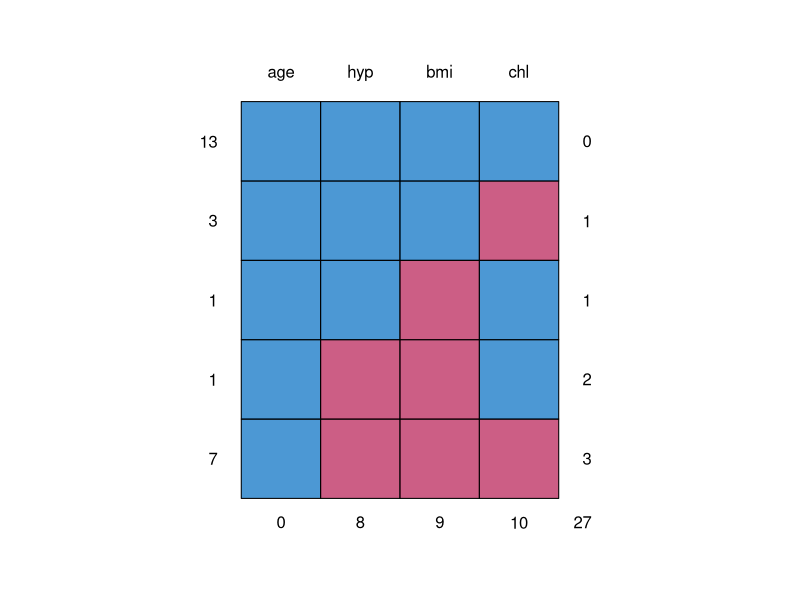
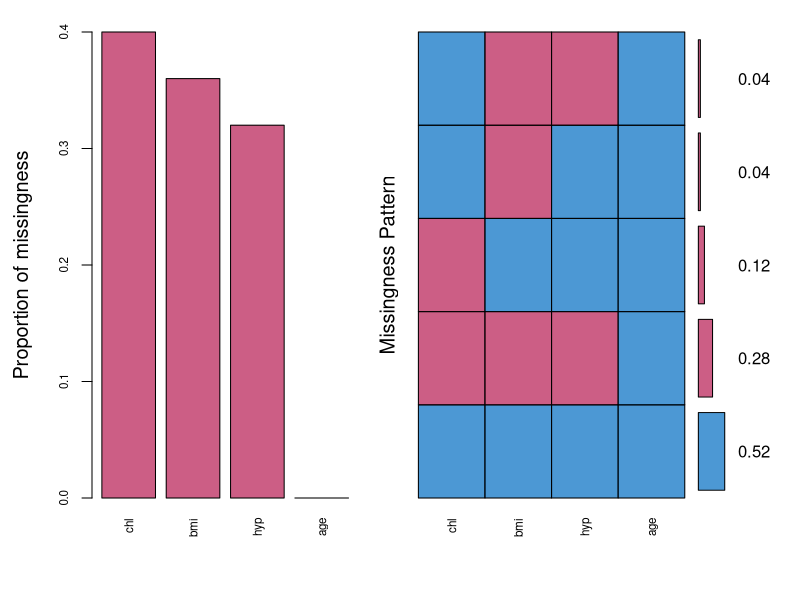

Recreate these plots in R, in order. (Note: this script raises an error after producing the figures.)
# Accessed: June 19, 2017
# mice imputation example 
# Code is from the following source:
# http://web.maths.unsw.edu.au/~dwarton/missingDataLab.html

library(mice)
library (VIM)
library(lattice)
data(nhanes)
str(nhanes)
nhanes$age = factor(nhanes$age)

md.pattern(nhanes) 

# 5 patterns observed from 2^3 possible patterns; we see for example that there are 3 cases where chl is missing whereas all the other variables are observed.

# Missingness pattern can also be visualised in VIM package by
library(VIM)
nhanes_aggr = aggr(nhanes, col=mdc(1:2), numbers=TRUE, sortVars=TRUE, labels=names(nhanes), cex.axis=.7, gap=3, ylab=c("Proportion of missingness","Missingness Pattern"))


# This plot gives the frequencies for different combination of variables missing. For example,
# that all the three variables chl, bmi & hyp are missing is the most frequent with about 28% frequency (7 observations). Note that, blue refers to observed data and red to the missing data. 

# You can also try it in mi package by
missing.pattern.plot(nhanes, mis.col=mdc(2), obs.col=mdc(1), main="Missing Pattern")

# The margin plot of the pairs can be plotted using VIM package as
marginplot(nhanes[, c("chl", "bmi")], col = mdc(1:2), cex.numbers = 1.2, pch = 19)

# blue box plots summarise the distribution of observed data given the other variable is observed, 
# and red box plots summarise the distribution of observed data given the other variable is missing.
# For example, the red box plot in the bottom margin shows that bmi is rather missing for lower cholesterol levels. 
# Note that, if data are MCAR, we expect the blue and red box plots to be identical.

## If interested, you can also use VIM for scatterplots as
# scattMiss(nhanes[,c("bmi","chl")], inEllipse=TRUE, col=mdc(1:2),alpha=.8,bty="n", interactive=TRUE, axes=TRUE, lwd=c(1.5,1.5), pch=19, cex.lab=1.1, cex.axis=.9)
# rugNA(nhanes[,c("bmi")], nhanes[,c("chl")], side=2, col=mdc(2), lwd=1.5)
# rugNA(nhanes[,c("bmi")], nhanes[,c("chl")], side=1, col=mdc(2), lwd=1.5)


# We are interested in the simple linear regression of chl on age and bmi

# The naive approach:
# Delete cases with missing values (complete case analysis), and fit a linear model,
# lm function does these two steps together, however, remember that it is not a valid method for MAR data.
fit.cc = lm(chl ~ age + bmi, data=nhanes)
summary(fit.cc)



# IMPUTATION 

# Function mice() in mice package is a Markov Chain Monte Carlo (MCMC) method that uses 
# correlation structure of the data and imputes missing values for each incomplete 
# variable m times by regression of incomplete variables on the other variables iteratively. 
imp = mice(nhanes, m=5, printFlag=FALSE, maxit = 40, seed=2525)
# The output imp contains m=5 completed datasets. Each dataset can be analysed
# using function with(), and including an expression for the statistical analysis approach
# we want to apply for each imputed dataset as follows
fit.mi = with(data=imp, exp = lm(chl ~ age + bmi))

# Next, we combine all the results of the 5 imputed datasets using the pool() function
combFit = pool(fit.mi) 
# Note that the function pool() works for any object having BOTH coef() and vcov() methods, such as lm, glm and Arima, also for lme in nlme package.
round(summary(combFit),2)


# Increase the number of imputations to m=20
imp20 = mice(nhanes, m=20, printFlag=FALSE, maxit = 30, seed=2525)
fit.mi20 = with(data=imp20, exp = lm(chl ~ age + bmi))
combFit = pool(fit.mi20)
round(summary(combFit),2)

# The results are not much changed. MI works for as low as m=5 for this example.

# You can also see the pooled adjusted R-squared as
pool.r.squared(fit.mi)

# Check for implausible imputations (values that are clearly impossible, e.g. negative values for bmi)
# The imputations, for example for bmi, are stored as
imp$imp$bmi

# Completed datasets (observed and imputed), for example the second one, can be extracted by
imp_2 = complete(imp, 2)

# We can inspect the distributions of the original and the imputed data:
## scatterplot (of chl and bmi) for each imputed dataset
xyplot(imp, bmi ~ chl | .imp, pch = 20, cex = 1.4)


# Blue represents the observed data and red shows the imputed data. These colours are consistent with what they represent from now on. 
# Here, we expect the red points (imputed data) have almost the same shape as blue points
# (observed data). Blue points are constant across imputed datasets, but red points differ
# from each other, which represents our uncertainty about the true values of missing data.

## To detect interesting differences between observed and imputed data
densityplot(imp)

# This plot compares the density of observed data with the ones of imputed data. We expect them
# to be similar (though not identical) under MAR assumption.

# Distributions of the variables as individual points can be visualised by
# stripplot(imp, pch = 20, cex = 1.2); imputations should be close to the data; we do not expect to see see 
#     impossible values like for example negative values for bmi or 1.5 for hyp

# CONVERGENCE MONITORING
# MICE runs m parallel chains, each with a certain number of iterations, and imputes
# values from the final iteration. How many iterations does mice() use and how can we make sure that
# this number is enough?
# To monitor convergence we can use trace plots, which plot estimates against the number of iteration.
plot(imp20) 

# shows mean and standard deviation of the variables through the iterations for the m 
# imputed datasets. An indicator of convergence is how well the m parallel chains mix. We can also see here for example that mice
#     has treated hyp as a continuous variable.

# See the univariate imputation model for each incomplete variable that mice() used
# for your data as default
imp$meth

# Possible imputation models provided by mice() are
methods(mice)

# For example, logreg stands for Bayesian logistic regression for binary incomplete variable.
# You can run ?mice.impute.logreg to get more information whether the imputation model is
# suitable for the incomplete variable you want to impute.

# Since hyp is binary we want to change the default; also we might want to change the imputation
# model for bmi to (Bayesian) normal linear model:
meth=imp$meth; 
meth = c("", "norm", "logreg", "pmm")
# you might get an error when running mice if the method you specify is not consistent with the 
# type of the variable specified in the dataset. So, for this specified method, you also need to
# change the type of hyp to a 2-level factor or a yes/no binary variable.
nhanes$hyp = factor(nhanes$hyp)

imp$pred

# by default mice() includes all the variables in the data; it is suggested that we use as many
# variables as possible. Do not exclude a variable as predictor from the imputation model if
# that variable is going be included in your final analysis model (either as response or predictor) in function with().

# We can specify relevant predictors as follows:
# Suppose that hyp is considered irrelevant as a predictor for bmi and chl!
pred=imp$pred;
pred[, "hyp"] = 0
pred


vis=imp$vis; vis

# mice() imputes values according to the column sequence of variables in the dataset, from left
# to right. Here, for a specifed iteration of the mice sampler, first bmi is imputed, then
# hyp is imputed using the currently imputed bmi and previously imputed chl from the previous
# iteration, and so on.

# You can choose visiting sequence by increasing order of missing data manually as
vis = c(3,2,4) 
# , or alternatively
vis="monotone"
# However, if there is no specific pattern in the missingness (we say the missingness pattern
# is general of arbitrary), we do not expect the visiting sequence to affect the results much.

# mice provides Wald test for testing models. It is also possible to do likelihood ratio test if
# the final analysis model is logistic regression. You can choose the test in pool.compare() function by "method" option.

fit1 = with(data = imp20, expr = lm(chl ~ age))
fit2 = with(data = imp20, expr = lm(chl ~ age + bmi))
# Wald test
stat = pool.compare(fit2, fit1, method = "Wald")
# P-value of the test
stat$p
